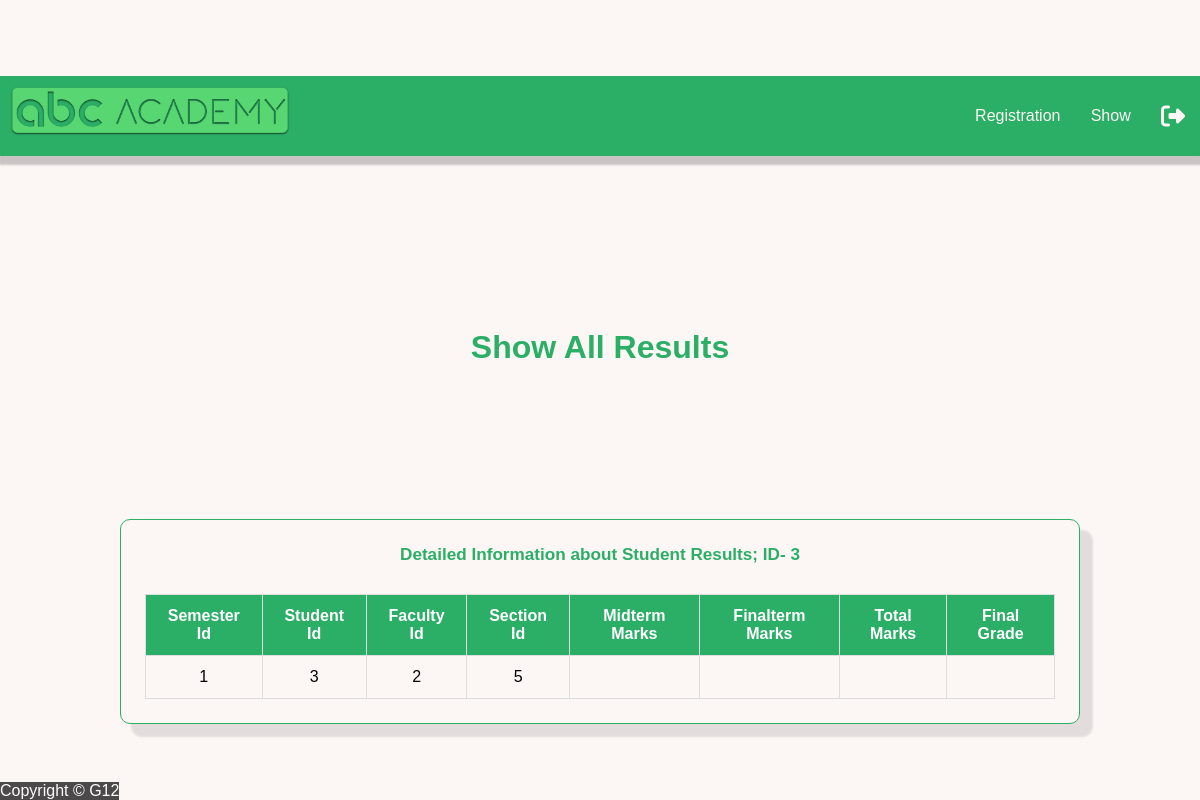
Screenshot of /showResult.php?id=32 (signed in) with the database file from the repository.
### tables this page shows
CREATE TABLE `registration` (
  `id` int(20) NOT NULL,
  `semester_id` int(20) NOT NULL,
  `student_id` int(11) NOT NULL,
  `faculty_id` int(11) NOT NULL,
  `section_id` int(11) NOT NULL,
  `total_marks` float DEFAULT NULL,
  `midterm_mark` float DEFAULT NULL,
  `finalterm_mark` float DEFAULT NULL,
  `final_grade` float DEFAULT NULL
);

### model.php (called while the page is built, shortened)
<?php
function showResult($id){
    $conn = db_conn();
    $selectQuery = "SELECT * FROM `registration` where id = ?";
    try {
        $stmt = $conn->prepare($selectQuery);
        $stmt->execute([$id]);
    } catch (PDOException $e) {
        echo $e->getMessage();
    }
    $row = $stmt->fetch(PDO::FETCH_ASSOC);
    return $row;
}

### controller/resultInfo.php (called while the page is built, shortened)
<?php
require_once 'model.php';
function fetchResult($id){
	return showResult($id);
}

### showResult.php (the view, shortened to what this page needs)
<?php
require_once 'controller/resultInfo.php';
$result = fetchResult($_GET['id']);
?>
<!DOCTYPE html>
<html>
<head>
	<link rel="stylesheet" type="text/css" href="css/style.css">
</head>
<body>
<?php include('header1.php');?>
<span class="textcenter textmain"><h1>Show All Results</h1></span>
	<div class="textcenter">
	<div class="main_internaldiv textleft fontsize160">
		<span class="textcenter textmain"><h6>Detailed Information about Student Results; ID- <?php echo $result['student_id'];  ?></h6></span><br>
		<table class="table">
			<thead>
				<th>Semester Id</th>
				<th>Student Id</th>
				<th>Faculty Id</th>
				<th>Section Id</th>
				<th>Midterm Marks</th>
				<th>Finalterm Marks</th>
				<th>Total Marks</th>
				<th>Final Grade</th>
			</thead>
			<tbody>
				<td data-label="Semester Id"><?php echo $result['semester_id'] ?></td>
				<td data-label="Student Id"><?php echo $result['student_id'] ?></td>
				<td data-label="Faculty Id"><?php echo $result['faculty_id'] ?></td>
				<td data-label="Section Id"><?php echo $result['section_id'] ?></td>
				<td data-label="Midterm Marks"><?php echo $result['midterm_mark'] ?></td>
				<td data-label="Finalterm Marks"><?php echo $result['finalterm_mark'] ?></td>
				<td data-label="Total Marks"><?php echo $result['total_marks'] ?></td>
				<td data-label="Final Grade"><?php echo $result['final_grade'] ?></td>
			</tbody>
		</table>
	</div>
</div>
<?php include('footer.php');?>
</body>
</html>

### css/style.css (style rules this page uses)
html { height: 100%; }
* { margin: 0; padding: 0; box-sizing: border-box; }
body { margin: 0; background-color: #FCF6F5FF; min-height: 100%; display: flex; justify-content: space-around; flex-direction: column; font-family: sans-serif; }
.table { width: 100%; border-collapse: collapse; }
.table td,.table th { padding:12px 15px; border:1px solid #ddd; text-align: center; font-size:16px; }
.table th { background-color: #2BAE66FF; color:#ffffff; }
.main_internaldiv { border: 1px solid #2BAE66FF; box-shadow: 12px 12px 2px 1px rgba(0, 0, 0, .1); padding: 2%; border-radius: 10px; display: inline-block; width: 80%; }
.textcenter { text-align: center; }
.textleft { text-align: left; }
.fontsize160 { font-size: 160% }
.textmain { color: #2BAE66FF; }

### rows the page displays
registration: student "3", semester "1", faculty "2", section "5"
